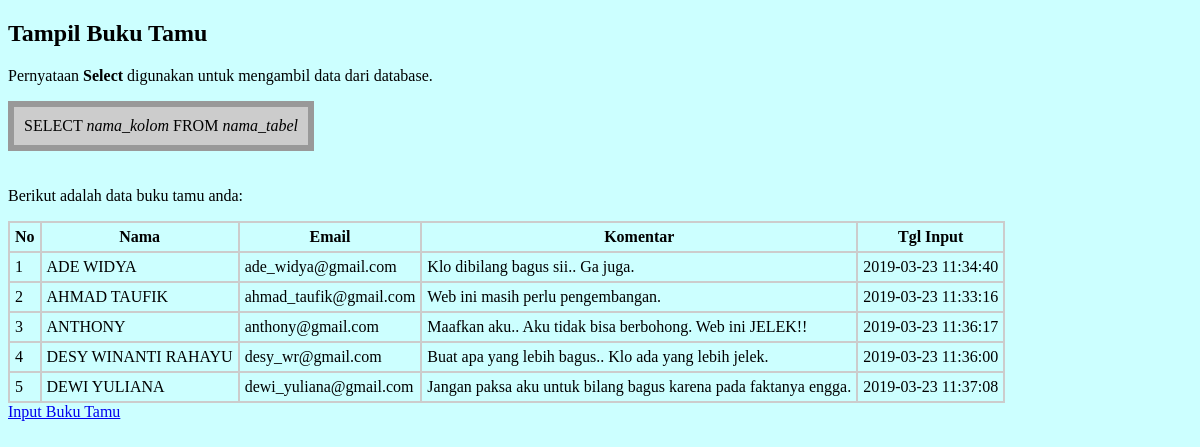
The app's page /Pertemuan8/contoh2.php, older data.
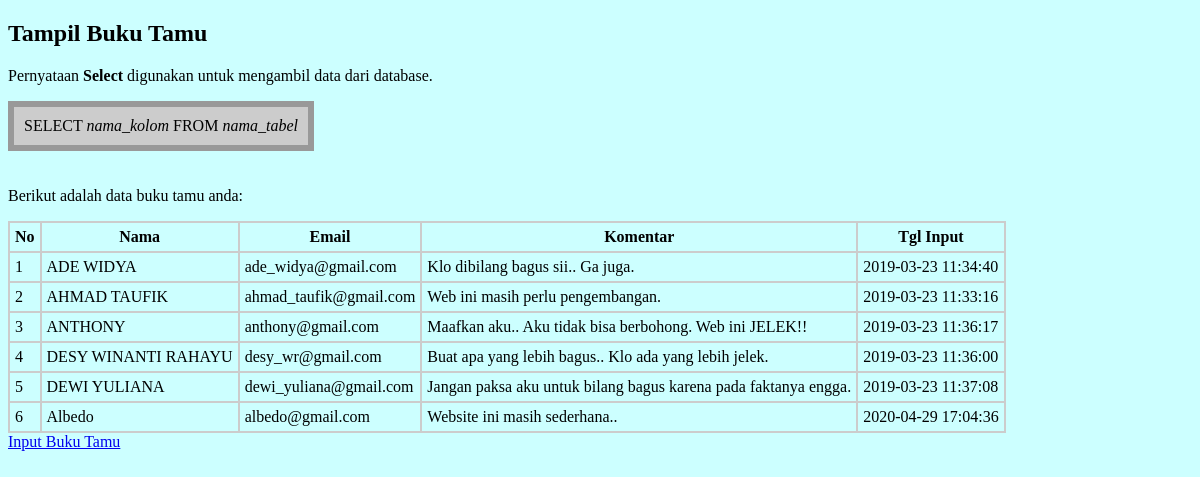
The same page, newer data.
### tables this page shows
CREATE TABLE `bukutamu` (
  `idbukutamu` int(11) NOT NULL AUTO_INCREMENT,
  `bukutamu_nama` varchar(45) DEFAULT NULL,
  `bukutamu_email` varchar(45) DEFAULT NULL,
  `bukutamu_komentar` varchar(200) DEFAULT NULL,
  `bukutamu_create` timestamp NOT NULL DEFAULT current_timestamp() ON UPDATE current_timestamp(),
  PRIMARY KEY (`idbukutamu`)
);

### Pertemuan8/contoh2.php (the view, shortened to what this page needs)
<!DOCTYPE html>
<html>
<head>
</head>
<body bgcolor="#CCFFFF">
	<h2>Tampil Buku Tamu</h2>
	<p>
    	Pernyataan <strong>Select</strong> digunakan untuk mengambil data dari database.
        <table border="5" cellpadding="10" cellspacing="0"  bgcolor="#CCCCCC" bordercolor="#999999">
        	<tr><td>SELECT <em>nama_kolom</em> FROM <em>nama_tabel</em></td></tr>
        </table>
        <br><br>
	    Berikut adalah data buku tamu anda:
	</p>
	<?php
		$con = mysqli_connect("localhost","dba_penjualan","dba_penjualan","dba_penjualan");
		$sql = "SELECT * FROM bukutamu";
		$query = mysqli_query($con,$sql);
	?>
    <table border="1" cellpadding="5" cellspacing="0" bordercolor="#CCCCCC">
    	<tr>
        	<th>No</th><th>Nama</th><th>Email</th><th>Komentar</th><th>Tgl Input</th>
        </tr>
        <?php
			$no = 1;
			while($row = mysqli_fetch_array($query))
			{
				print "<tr>";
					print "<td>".$no."</td>";
					print "<td>".$row['bukutamu_nama']."</td>";
					print "<td>".$row['bukutamu_email']."</td>";
					print "<td>".$row['bukutamu_komentar']."</td>";
					print "<td>".$row['bukutamu_create']."</td>";
				print "</tr>";
				$no++;
			}
		?>
    </table>
    <a href="contoh1(a).php" target="_blank">Input Buku Tamu</a>
</body>
</html>

Row changes from the older to the newer data that the page shows:
added bukutamu: bukutamu_nama "Albedo", bukutamu_email "albedo@gmail.com", bukutamu_komentar "Website ini masih sederhana..", bukutamu_create "2020-04-29 17:04:36"
